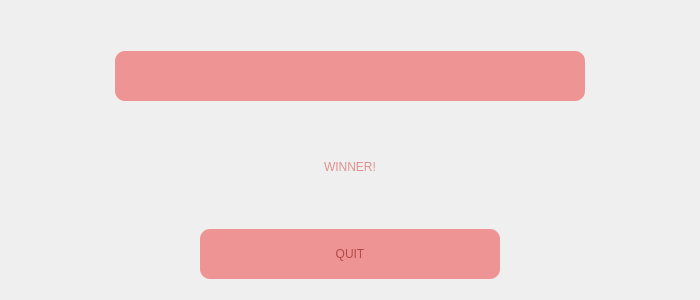
<?xml version="1.0" encoding="UTF-8"?>
<ui version="4.0">
 <class>Winner</class>
 <widget class="QDialog" name="Winner">
  <property name="geometry">
   <rect>
    <x>0</x>
    <y>0</y>
    <width>700</width>
    <height>300</height>
   </rect>
  </property>
  <property name="minimumSize">
   <size>
    <width>700</width>
    <height>300</height>
   </size>
  </property>
  <property name="maximumSize">
   <size>
    <width>700</width>
    <height>300</height>
   </size>
  </property>
  <property name="windowTitle">
   <string>MATFWars</string>
  </property>
  <property name="styleSheet">
   <string notr="true">#Winner{
	background-image: url(:/background/background2.jpg);
	
	border-image: url(:/background/confetti.png);
}</string>
  </property>
  <layout class="QVBoxLayout" name="verticalLayout_2">
   <item>
    <layout class="QVBoxLayout" name="verticalLayout">
     <item>
      <spacer name="verticalSpacer">
       <property name="orientation">
        <enum>Qt::Vertical</enum>
       </property>
       <property name="sizeType">
        <enum>QSizePolicy::Fixed</enum>
       </property>
       <property name="sizeHint" stdset="0">
        <size>
         <width>20</width>
         <height>20</height>
        </size>
       </property>
      </spacer>
     </item>
     <item>
      <layout class="QHBoxLayout" name="horizontalLayout_2">
       <property name="leftMargin">
        <number>20</number>
       </property>
       <property name="topMargin">
        <number>20</number>
       </property>
       <property name="rightMargin">
        <number>20</number>
       </property>
       <property name="bottomMargin">
        <number>20</number>
       </property>
       <item>
        <spacer name="horizontalSpacer_3">
         <property name="orientation">
          <enum>Qt::Horizontal</enum>
         </property>
         <property name="sizeType">
          <enum>QSizePolicy::Fixed</enum>
         </property>
         <property name="sizeHint" stdset="0">
          <size>
           <width>40</width>
           <height>20</height>
          </size>
         </property>
        </spacer>
       </item>
       <item>
        <widget class="QLabel" name="label">
         <property name="minimumSize">
          <size>
           <width>470</width>
           <height>50</height>
          </size>
         </property>
         <property name="maximumSize">
          <size>
           <width>112</width>
           <height>50</height>
          </size>
         </property>
         <property name="styleSheet">
          <string notr="true">border-radius:10px;
font: 600 17pt &quot;URW Bookman&quot;;
color:rgb(180, 72, 72);
background-color:rgb(238, 148, 148);</string>
         </property>
         <property name="text">
          <string/>
         </property>
         <property name="alignment">
          <set>Qt::AlignCenter</set>
         </property>
         <property name="wordWrap">
          <bool>false</bool>
         </property>
        </widget>
       </item>
       <item>
        <spacer name="horizontalSpacer_4">
         <property name="orientation">
          <enum>Qt::Horizontal</enum>
         </property>
         <property name="sizeType">
          <enum>QSizePolicy::Fixed</enum>
         </property>
         <property name="sizeHint" stdset="0">
          <size>
           <width>40</width>
           <height>20</height>
          </size>
         </property>
        </spacer>
       </item>
      </layout>
     </item>
     <item>
      <spacer name="verticalSpacer_2">
       <property name="orientation">
        <enum>Qt::Vertical</enum>
       </property>
       <property name="sizeType">
        <enum>QSizePolicy::Fixed</enum>
       </property>
       <property name="sizeHint" stdset="0">
        <size>
         <width>20</width>
         <height>3</height>
        </size>
       </property>
      </spacer>
     </item>
     <item>
      <widget class="QLabel" name="winner_label">
       <property name="styleSheet">
        <string notr="true">font: 600 55pt &quot;URW Bookman&quot;;
color: qradialgradient(spread:repeat, cx:0.5, cy:0.5, radius:0.077, fx:0.5, fy:0.5, stop:0 rgba(238,148,148, 255), stop:0.497326 rgba(180, 72, 72, 147), stop:1 rgba(238,148,148, 255));</string>
       </property>
       <property name="text">
        <string>WINNER!</string>
       </property>
       <property name="alignment">
        <set>Qt::AlignCenter</set>
       </property>
      </widget>
     </item>
     <item>
      <spacer name="verticalSpacer_3">
       <property name="orientation">
        <enum>Qt::Vertical</enum>
       </property>
       <property name="sizeType">
        <enum>QSizePolicy::Fixed</enum>
       </property>
       <property name="sizeHint" stdset="0">
        <size>
         <width>20</width>
         <height>20</height>
        </size>
       </property>
      </spacer>
     </item>
     <item>
      <layout class="QHBoxLayout" name="horizontalLayout">
       <item>
        <spacer name="horizontalSpacer">
         <property name="orientation">
          <enum>Qt::Horizontal</enum>
         </property>
         <property name="sizeType">
          <enum>QSizePolicy::Fixed</enum>
         </property>
         <property name="sizeHint" stdset="0">
          <size>
           <width>40</width>
           <height>20</height>
          </size>
         </property>
        </spacer>
       </item>
       <item>
        <widget class="QPushButton" name="quit_winner_button">
         <property name="sizePolicy">
          <sizepolicy hsizetype="Expanding" vsizetype="Expanding">
           <horstretch>3</horstretch>
           <verstretch>3</verstretch>
          </sizepolicy>
         </property>
         <property name="minimumSize">
          <size>
           <width>30</width>
           <height>50</height>
          </size>
         </property>
         <property name="maximumSize">
          <size>
           <width>300</width>
           <height>50</height>
          </size>
         </property>
         <property name="styleSheet">
          <string notr="true">border-radius:10px;
font: 600 25pt &quot;URW Bookman&quot;;
color:rgb(180, 72, 72);
background-color:rgb(238, 148, 148);</string>
         </property>
         <property name="text">
          <string>QUIT</string>
         </property>
        </widget>
       </item>
       <item>
        <spacer name="horizontalSpacer_2">
         <property name="orientation">
          <enum>Qt::Horizontal</enum>
         </property>
         <property name="sizeType">
          <enum>QSizePolicy::Fixed</enum>
         </property>
         <property name="sizeHint" stdset="0">
          <size>
           <width>40</width>
           <height>20</height>
          </size>
         </property>
        </spacer>
       </item>
      </layout>
     </item>
    </layout>
   </item>
   <item>
    <spacer name="verticalSpacer_4">
     <property name="orientation">
      <enum>Qt::Vertical</enum>
     </property>
     <property name="sizeType">
      <enum>QSizePolicy::Fixed</enum>
     </property>
     <property name="sizeHint" stdset="0">
      <size>
       <width>20</width>
       <height>10</height>
      </size>
     </property>
    </spacer>
   </item>
  </layout>
 </widget>
 <resources/>
 <connections/>
</ui>
